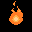

This game map was drawn from its Tiled (.tmx) file and the tilesets committed beside it. A one-line description and the full map source follow:
An orthogonal 1x1 tile map with 32x32 px tiles, 1 tile layer (Tile Layer 1).

<map version="1.9" tiledversion="1.9.2" orientation="orthogonal" renderorder="right-down" width="1" height="1" tilewidth="32" tileheight="32" infinite="0" nextlayerid="2" nextobjectid="1">
 <tileset firstgid="1" source="Fire.tsx" />
 <layer id="1" name="Tile Layer 1" width="1" height="1">
  <data encoding="csv">
1
</data>
 </layer>
</map>
